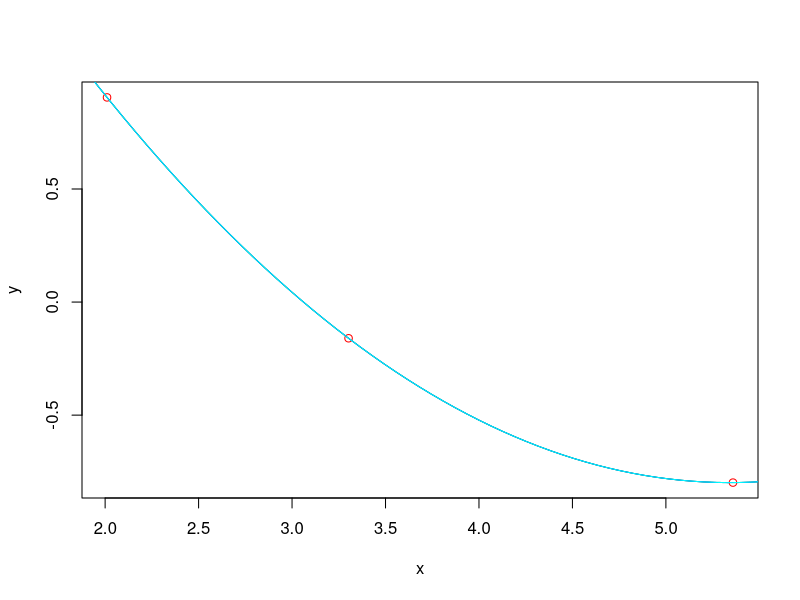

Write R code to recreate this figure.
midPointRule <- function(f, a, b, n = 1){
  h <- (b-a)/n
  return(h*sum(f(h*(1:n)+a-0.5*h)))
}
puleniIntervalu <- function(f, a, b){
  fa <- f(a)
  fb <- f(b)
  if(fa*fb < 0){
    repeat{
      c <- (a+b)/2
      if(c == a || c == b) return(c)
      fc <- f(c)
      if(fa*fc < 0){
        b <- c
        fb <- fc
      }else{
        a <- c
        fa <- fc
      }
    }
  }else{
    stop("Chybny pocatecni interval.")
  }
}
res <- puleniIntervalu(\(x) x*x-2, 1, 2)
print(res)
print(sqrt(2))

res <- midPointRule(\(x) exp(-x*x), 0, 1.175, 100000)
print(res)

res <- puleniIntervalu(\(p) midPointRule(\(x) exp(-x*x), 0, p, 100000) - 0.8, 1, 2)
print(res)

# ------------------------------------
Horner <- function(a, x){
  n <- length(a)
  res <- a[n]
  if(n > 1) for(i in (n-1):1) res <- res*x+a[i]
  return(res)
}
Vandermonde <- function(x, y, n){
  A <- matrix(1, n, n)
  for(i in 2:n) A[, i] <- A[, i-1] * x
  return(solve(A, y))
}

n <- 3
x <- runif(n, 0, 2*pi)
y <- sin(x)
plot(x, y, col = 'red')
coef <- Vandermonde(x, y, n)
t <- seq(0, 2*pi, length.out = 100)
lines(t, Horner(coef, t), col='green')

a <- numeric(3)
a[1] <- y[1]
a[2] <- (y[2]-y[1])/(x[2]-x[1])
a[3] <- (y[3]-a[1]-a[2]*(x[3]-x[1]))/((x[3]-x[1])*(x[3]-x[2]))
lines(t, (a[3]*(t-x[2])+a[2])*(t-x[1])+a[1], col='blue')


z <- y[1]*(t-x[2])*(t-x[3])/((x[1]-x[2])*(x[1]-x[3]))+
     y[2]*(t-x[1])*(t-x[3])/((x[2]-x[1])*(x[2]-x[3]))+
     y[3]*(t-x[1])*(t-x[2])/((x[3]-x[1])*(x[3]-x[2]))
lines(t, z, col='cyan')